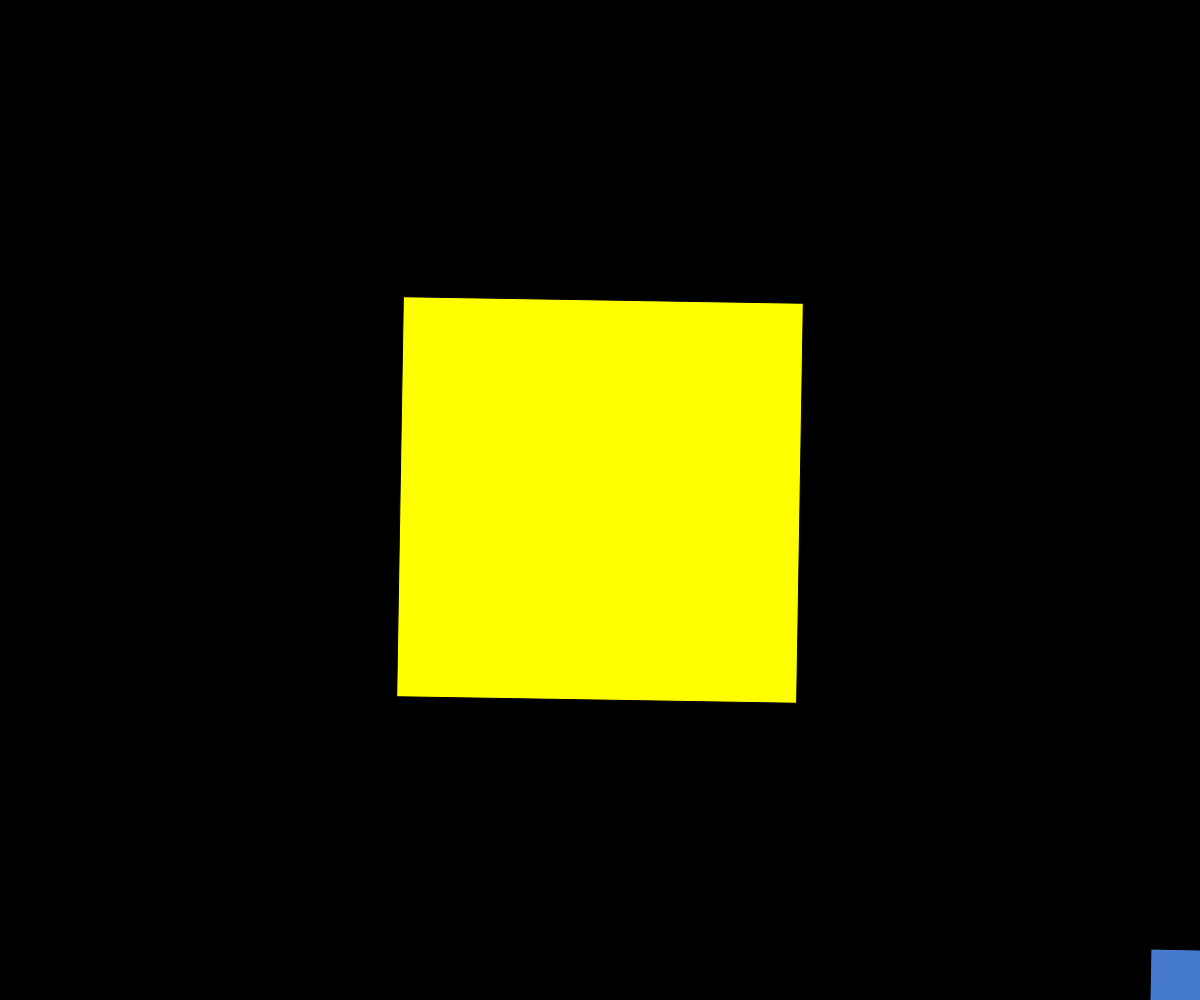
Frame 1 (no input)
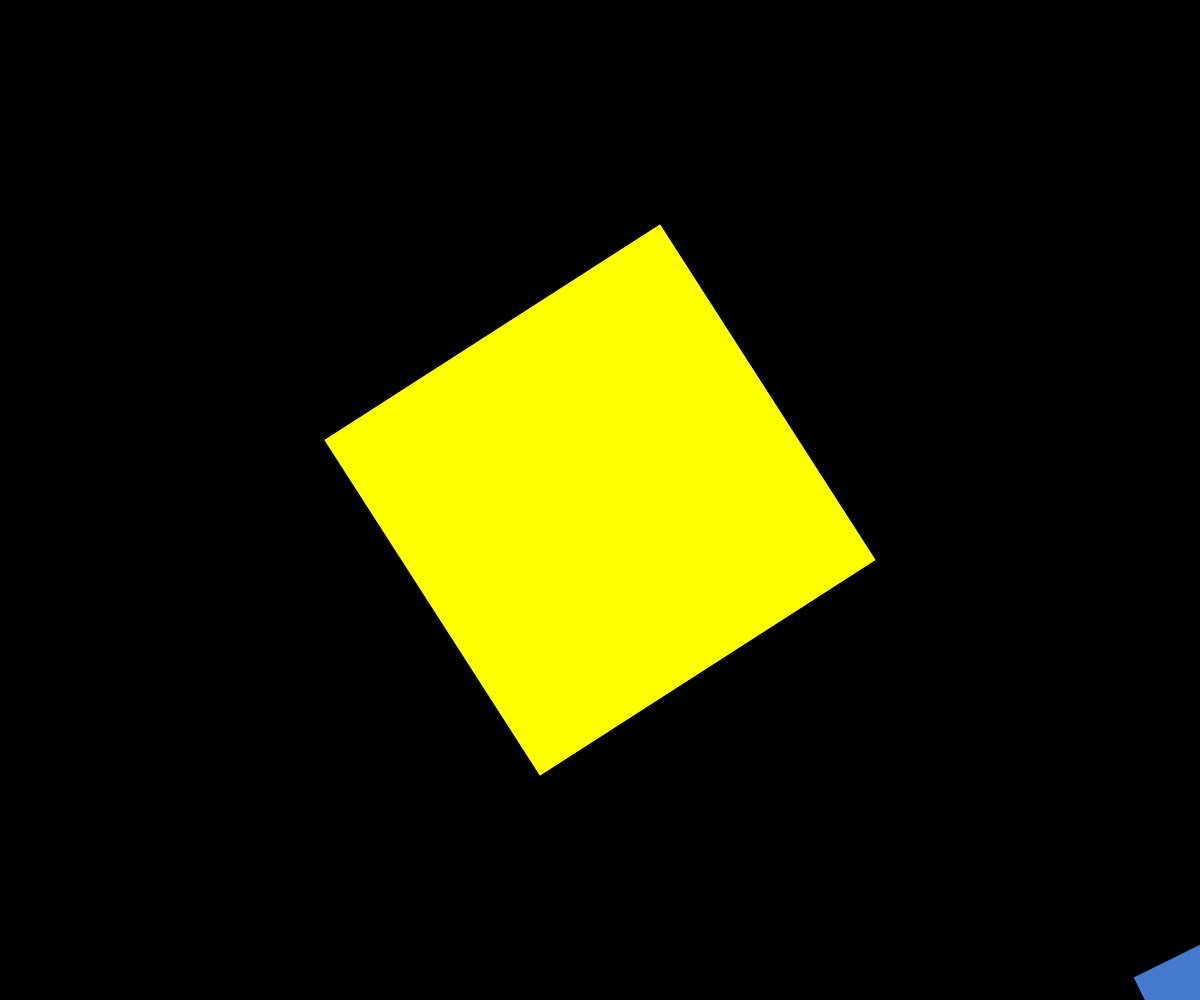
Frame 60 (no input)
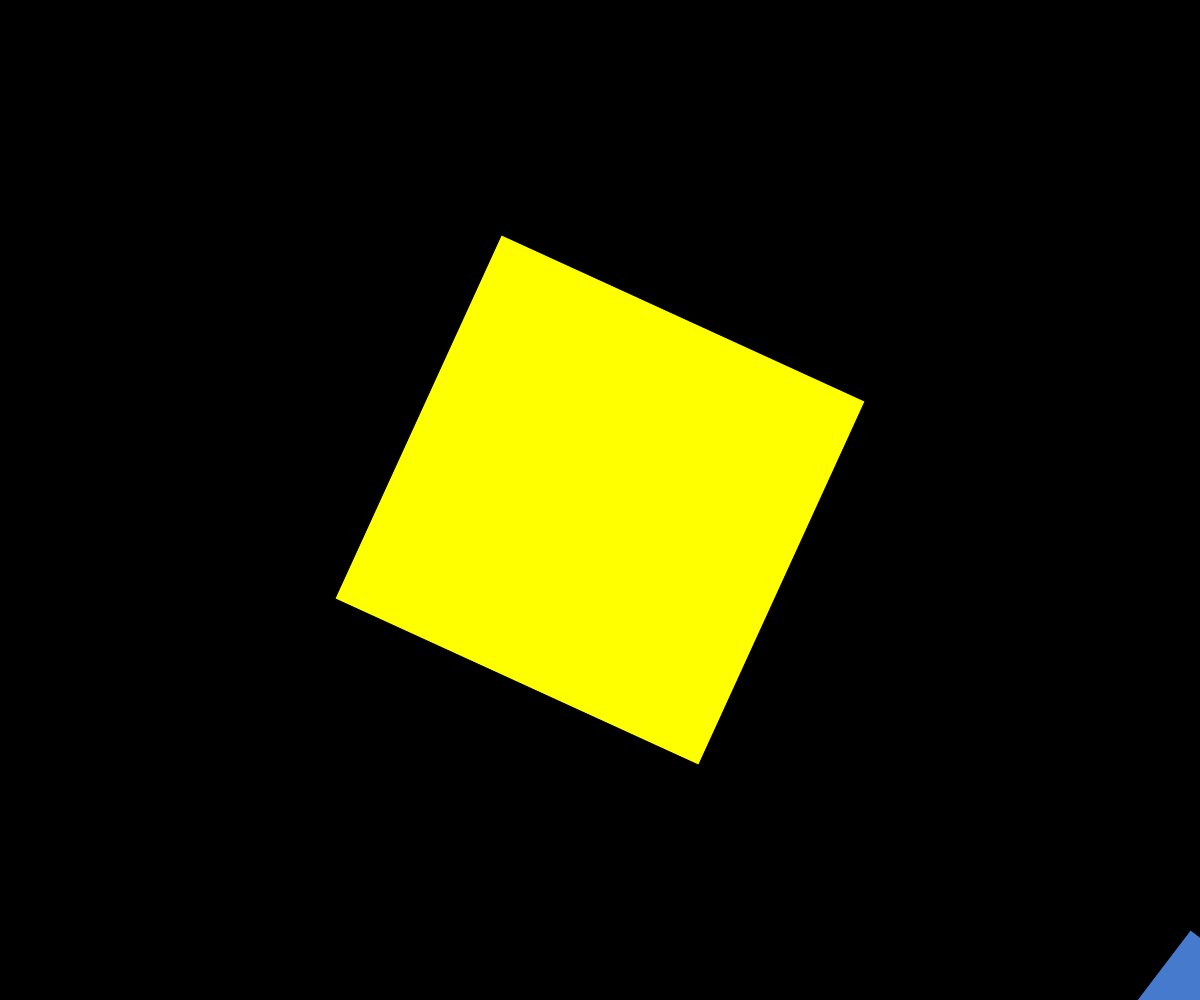
Frame 120 (the mouse pressed at the canvas centre since frame 60)

The p5.js sketch that drew these frames (run headless with seeded random() and noise() and a simulated clock; from frame 60 on, the mouse is pressed at the canvas centre):

// p5.js sketch
// ── sketch.js
function setup() {
  // put setup code here
  createCanvas (windowWidth, windowHeight);
  rectMode(CENTER);
}

function draw() {
  // put drawing code here
  background(0);
  translate(width/2, height/2);
  //rotate(PI/4); //il doit être au dessus du fill et en dessous du translate
  
  push();
  rotate( millis() / 1000); //soleil
  fill(255, 255, 0);
  rect(0, 0, 400, 400);
  

  translate(800, 0); //terre
  rotate (millis() / 500)
  fill (0,128, 255);
  rect(0,0,100,100)

  translate(200, 0); //lune
  rotate (millis()/300);
  fill(128);
  rect(0,0,50,50);
  pop();

  translate(width/2, height/2);
  rotate (millis() / 900)
  fill (70,122, 205);
  rect(0,0,100,100)
  pop();

}
